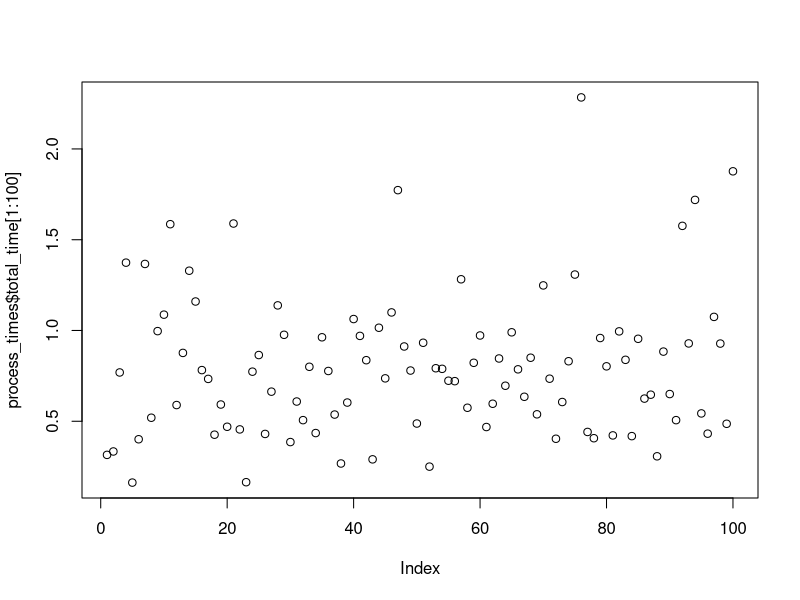

The R script that drew this image:
# AG 1/27/17 Simple 5-queue network simulation

# TODO: Collect statistics for total time in system a customer spends





# Acknowledgement that this is DRY violation,
# and not an efficient coding solution.

# Code could be a lot cleaner and easier to n-queue network
# generalize if we maybe represent all the Queues as rows in
# a matrix, or utilize list data structures in a oo language like
# C# or Java.

# However, I don't like the idea of adding columns to a matrix as needed,
# where Queue2 may need 200 columns, but Queue5 only needs 3.
# and this code is meant to be more illustrative of how you might go about
# writing a queue simulation in R, rather than an efficient and already generalized 
# solution.

# initial time time begins from 0
t = 0

# time step in simulation
dt = 0.01

# lets say a time unit 0.01 is 1 day

# exponential service times

service_rate = 6

# > tmp <- rexp(100, service_rate)
# > tmp
#   [1] 2.493666e-01 4.967563e-02 3.238861e-01 1.761265e-01 1.556911e-01 7.048230e-02 6.756533e-01 9.303652e-02 1.179527e-01
#  [10] 1.391551e-01 3.935893e-02 4.436938e-01 5.211235e-01 2.323992e-02 4.586751e-02 2.414990e-01 8.398425e-02 2.758091e-02
#  [19] 3.718483e-01 3.809367e-02 4.563127e-01 1.753753e-01 1.276340e-01 3.122147e-02 3.420102e-02 5.196695e-03 1.883411e-01
#  [28] 1.467518e-01 1.006913e-01 8.151058e-02 3.967947e-01 3.591404e-02 2.555494e-02 3.436846e-02 3.201478e-01 2.108188e-01
#  [37] 2.278551e-01 1.662969e-01 6.090101e-02 1.045153e-01 1.424147e-02 1.638483e-02 1.418287e-03 5.853502e-02 5.224640e-02
#  [46] 8.351761e-02 7.757083e-03 6.828762e-02 5.362528e-01 9.214029e-02 1.141244e-02 1.347589e-01 1.147410e-01 5.500227e-02
#  [55] 1.430173e-01 6.558961e-01 2.109010e-02 1.284365e-02 2.010863e-01 1.844378e-02 8.783629e-02 8.744533e-02 2.971614e-01
#  [64] 1.235091e-02 9.923190e-02 3.949298e-02 9.668033e-02 1.405050e-01 4.324115e-02 4.059856e-01 2.297589e-05 8.814034e-02
#  [73] 8.509047e-02 1.087792e-02 3.033504e-02 1.772898e-02 3.320641e-01 2.309249e-01 4.359491e-02 1.867392e-01 1.203455e-01
#  [82] 2.356741e-02 6.132288e-02 9.122251e-02 4.281527e-02 1.555557e-02 9.893810e-02 1.972662e-01 6.066410e-02 3.670190e-01
#  [91] 2.639242e-01 1.307038e-01 3.757971e-02 1.157248e-01 8.209801e-02 7.681805e-02 3.012348e-04 7.982147e-02 3.112245e-01
# [100] 1.811910e-01
# > summary(tmp)
#     Min.  1st Qu.   Median     Mean  3rd Qu.     Max. 
# 0.000023 0.037970 0.087990 0.138100 0.182600 0.675700 

# mean = 1/6 ~= 16.67 days


# > tmp <- rpois(100,1)
# > tmp
#   [1] 3 0 1 0 0 2 0 2 0 0 3 2 1 1 1 0 1 0 1 0 1 4 3 0 0 2 0 1 2 0 0 1 2 1 1 1 1 1 0 0 1 0 3 0 2 2 0 0 0 0 0 3 1 0 1 2 0 1 1
#  [60] 2 3 1 0 1 2 2 0 2 0 0 0 4 1 1 0 3 2 0 1 1 0 0 0 1 1 1 0 0 1 0 0 1 2 0 0 1 0 1 3 2
# > summary(tmp)
#    Min. 1st Qu.  Median    Mean 3rd Qu.    Max. 
#    0.00    0.00    1.00    0.96    2.00    4.00 

# mean = 1 person a day





# last_customer - These are sequential integers that act as customer
# id.  They are used in last_customer to keep track of current id to
# handle intake and generation of id's for new arrivals.
last_customer = 0


# initialize queues and servers
Queue1 = c()
server1.occupied = FALSE
server1.processtime = 0
server1.begintime = 0

Queue2 = c()
server2.occupied = FALSE
server2.processtime = 0
server2.begintime = 0

Queue3 = c()
server3.occupied = FALSE
server3.processtime = 0
server3.begintime = 0

# Yeah, yeah, yeah, DRY...

Queue4 = c()
server4.occupied = FALSE
server4.processtime = 0
server4.begintime = 0

Queue5 = c()
server5.occupied = FALSE
server5.processtime = 0
server5.begintime = 0

processed_customers = c()

#new code
process_times <- data.frame(0,0,0,0,0,0)
colnames(process_times) = c("server1","server2","server3","server4","server5","total_time")

# Adding customers to the queue is different for Queue1
# than the others because this is the only input to the system.
# The other queues are merely getting customers from the other
# queues, but entry in Queue1 will manage customer id'ing.

# n - number of people to add
AddToQueue1 <- function(n) {
  n_local = n
  
  # last_customer - what I use to keep track and generate
  #                 id's of the entering customers
  
  if (is.null(Queue1)) {  # initialize Queue1
    Queue1 <<- c(last_customer + 1)
    last_customer <<- last_customer + 1
    n_local = n_local - 1 # Queue1 has been initialized, decrement n_local for for loop
  }
  
  # input to function was number of new people to add,
  # they will be appended in order to the Queue with the id's
  # generated from last_customer
  for (i in 1:n_local) {
    Queue1 <<- append(Queue1, last_customer + 1)
	
	#new code
	if (last_customer + 1 > 1) {
		process_times[last_customer + 1,] <<- c(0,0,0,0,0,0)
	}
	
    last_customer <<- last_customer + 1
  }
}

Server1ProcessCustomer <- function() {
  server1.processtime <<- rexp(1, service_rate)
  server1.begintime <<- t
  server1.occupied <<- TRUE
  server1.customer <<- Queue1[1]
  
  #new code
  process_times$server1[server1.customer] <<- server1.processtime
  
  if (length(Queue1) == 1) {
    Queue1 <<- c()
  }
  else {
    Queue1 <<- Queue1[2:length(Queue1)]
  }
}

# Template of ServerProcessCustomer function
# function takes customer from respective server's
# queue and services that customer

Server2ProcessCustomer <- function() {
  server2.processtime <<- rexp(1, service_rate) # Generate a service time.
  
  server2.begintime <<- t  # Get this so we can keep track of how much time has elapsed
  # in the main while loop at the beginning where we check all the servers
  
  server2.occupied <<- TRUE  # Set flag so we can easily check whether or not the server is busy
  
  server2.customer <<- Queue2[1] # customer server is to process, FIFO.
  
  #new code
  process_times$server2[server2.customer] <<- server2.processtime
  
  if (length(Queue2) == 1) {
    Queue2 <<- c() # If that was the only person in line, empty queue
  }
  else {
    Queue2 <<- Queue2[2:length(Queue2)] # remove person from queue
  }
}

Server3ProcessCustomer <- function() {
  server3.processtime <<- rexp(1, service_rate)
  server3.begintime <<- t
  server3.occupied <<- TRUE
  server3.customer <<- Queue3[1]
  
  #new code
  process_times$server3[server3.customer] <<- server3.processtime
  
  
  if (length(Queue3) == 1) {
    Queue3 <<- c()
  }
  else {
    Queue3 <<- Queue3[2:length(Queue3)]
  }
}



Server4ProcessCustomer <- function() {
  server4.processtime <<- rexp(1, service_rate)
  server4.begintime <<- t
  server4.occupied <<- TRUE
  server4.customer <<- Queue4[1]
  
  #new code
  process_times$server4[server4.customer] <<- server4.processtime
  
  
  if (length(Queue4) == 1) {
    Queue4 <<- c()
  }
  else {
    Queue4 <<- Queue4[2:length(Queue4)]
  }
}

Server5ProcessCustomer <- function() {
  server5.processtime <<- rexp(1, service_rate)
  server5.begintime <<- t
  server5.occupied <<- TRUE
  server5.customer <<- Queue5[1]
  
  #new code
  process_times$server5[server5.customer] <<- server5.processtime
  
  
  if (length(Queue5) == 1) {
    Queue5 <<- c()
  }
  else {
    Queue5 <<- Queue5[2:length(Queue5)]
  }
}


# FreeServer is different for the nth (last) queue,
# because this step is exit of system for customer. Not
# going to add to a queue for another server to serve,
# like FreeServer for the other ones.
FreeServer5 <- function() {
 process_times$total_time[server5.customer] <<- process_times$server1[server5.customer] + process_times$server2[server5.customer] + process_times$server3[server5.customer] + process_times$server4[server5.customer] + process_times$server5[server5.customer]
  processed_customers <<- append(processed_customers, server5.customer)
  server5.customer <<- NULL
  server5.occupied <<- FALSE
}

FreeServer4 <- function() {
  
  # Yes, I know this is trivial to simplify into an if without an else.
  
  if (server5.occupied) {                        # if server is occupied,
    Queue5 <<- append(Queue5, server4.customer)  # add into queue
  }
  else {
    Queue5 <<- append(Queue5, server4.customer) # otherwise, add anyway (will be removed in ServerProcessCustomer)
    Server5ProcessCustomer()                    # and serve them
  }
  
  # free server
  server4.customer <<- NULL
  server4.occupied <<- FALSE
  
}

FreeServer3 <- function() {
  if (server4.occupied) {
    Queue4 <<- append(Queue4, server3.customer)
  }
  else {
    Queue4 <<- append(Queue4, server3.customer)
    Server4ProcessCustomer()        
  }
  
  server3.customer <<- NULL
  server3.occupied <<- FALSE
  
}

FreeServer2 <- function() {
  
  if (server3.occupied) {
    Queue3 <<- append(Queue3, server2.customer)
  }
  else {
    Queue3 <<- append(Queue3, server2.customer)
    Server3ProcessCustomer()  # but also serve 1 customer since server1 is free        
  }
  
  server2.customer <<- NULL
  server2.occupied <<- FALSE
  
}

FreeServer1 <- function() {
  
  if (server2.occupied) {
    Queue2 <<- append(Queue2, server1.customer)
  }
  else {
    Queue2 <<- append(Queue2, server1.customer)
    Server2ProcessCustomer()  # but also serve 1 customer since server1 is free        
  }
  
  server1.customer <<- NULL
  server1.occupied <<- FALSE
  
}

# MAIN LOOP
while (t < 100) {
  
  # at a time step, r.v. of new arrivals arrive    
  number_of_new_arrivals=rpois(1,1)
  
  # check all the servers to see if processing time is up
  # if so, need to free server, and the FreeServer function
  
  if ((server5.occupied) & (server5.processtime <= (t - server5.begintime))) {
    FreeServer5()  
  }
  
  if ((server4.occupied) & (server4.processtime <= (t - server4.begintime))) {
    FreeServer4()  
  }
  
  if ((server3.occupied) & (server3.processtime <= (t - server3.begintime))) {
    FreeServer3()  
  }
  
  if ((server2.occupied) & (server2.processtime <= (t - server2.begintime))) {
    FreeServer2()  
  }
  
  if ((server1.occupied) & (server1.processtime <= (t - server1.begintime))) {
    FreeServer1()  
  }
  
  # Handle the entry into the system at Queue1
  if (server1.occupied) {
    AddToQueue1(number_of_new_arrivals)  # If so, add to queue
  } else {
    AddToQueue1(number_of_new_arrivals)  # Otherwise, still want to add to queue
    Server1ProcessCustomer()  # but also serve 1 customer since server1 is free        
  }
  
  # print time as it goes by
  print(t)
  t = t + dt
}

# END
print("END")

plot(process_times$total_time[1:100])